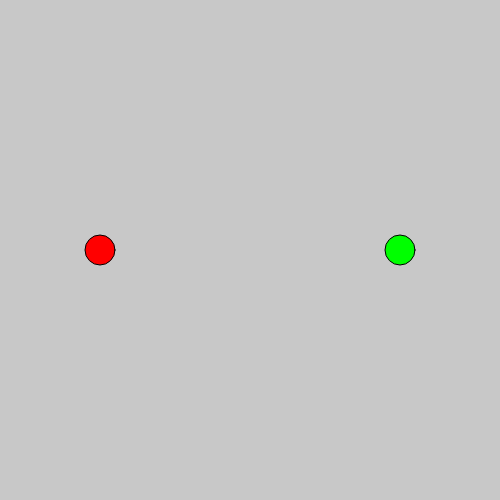
Frame 1 (no input)
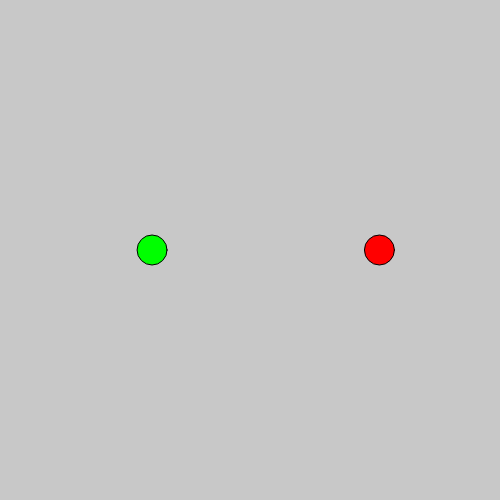
Frame 60 (no input)
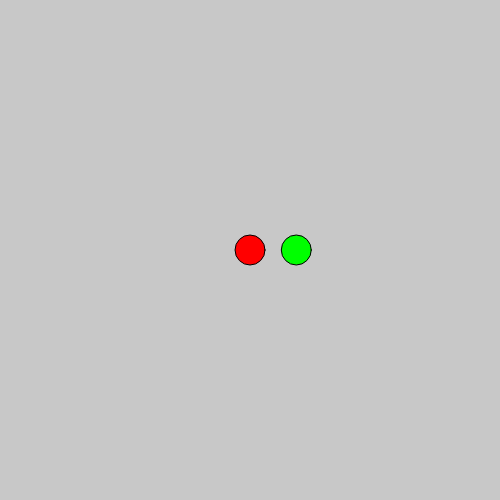
Frame 120 (the mouse pressed at the canvas centre since frame 60)

The p5.js sketch that drew these frames (run headless with seeded random() and noise() and a simulated clock; from frame 60 on, the mouse is pressed at the canvas centre):

// p5.js sketch
// ── sketch.js
var lover;
var hater;
function setup() {
  createCanvas(500, 500);
  lover = new Mover(createVector(100, height/2));
  hater = new Mover(createVector(400, height/2));
}

function draw() {
  background(200);
  fill(255, 0, 0);
  lover.update();
  lover.display();

  fill(0, 255, 0);
  hater.update();
  hater.display();

  addLoverForce();
  addHateForce();
}

function addLoverForce() {
  var haterLoc = hater.loc.copy();
  var loverLoc = lover.loc.copy();
  var diffLoc = haterLoc.sub(loverLoc);
  diffLoc.mult(0.003);
  lover.applyForce(diffLoc);
}

/*function addMouseForce() {
  var mouseLoc = createVector(mouseX, mouseY);
  var moverLoc = lover.loc;
  var diffLoc = mouseLoc.sub(moverLoc);
  diffLoc.mult(0.003);
  lover.applyForce(diffLoc);
}*/

function addHateForce() {
  var haterLoc = hater.loc.copy();
  var loverLoc = lover.loc.copy();
  var diffLoc = loverLoc.sub(haterLoc);
  if (diffLoc.mag() < 40) {
    diffLoc.mult(-0.1);
    hater.applyForce(diffLoc);
  }
}

// ── mover.js
class Mover {
  constructor(location) {
    this.loc = location;
    this.vel = createVector(0, 0);
    this.acc = createVector(0, 0);
  }

  applyForce(force) {
    this.acc.add(force);
  }


  update() {
    this.vel.add(this.acc);
    this.loc.add(this.vel);
    this.vel.mult(0.96);
    this.acc.mult(0);

    if (this.loc.y > height) {
      this.loc.y = 0;
    } else if (this.loc.y < 0) {
      this.loc.y = height;
    }

    if (this.loc.x > width) {
      this.loc.x = 0;
    } else if (this.loc.x < 0) {
      this.loc.x = width;
    }

  }


  display() {
    ellipse(this.loc.x, this.loc.y, 30, 30);
  }
}
